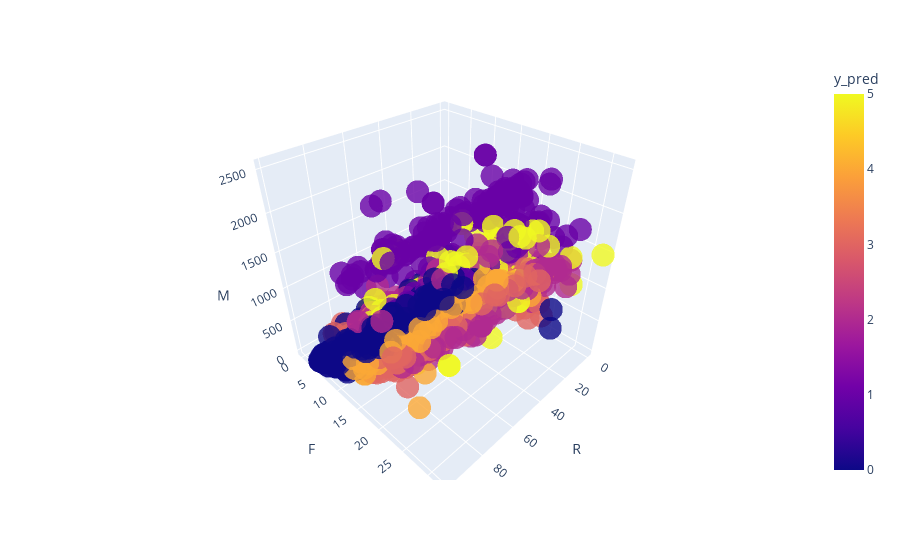

This figure's notebook cell:
### Code cell
fig = px.scatter_3d(X, x='R',y='F',z='M',color='y_pred', opacity=0.8)
fig.show()

### Figure 1 — Plotly figure (JSON) as saved in the notebook; plotly's stock layout.template omitted (floating-point values rounded to 4 significant figures; data arrays with more than 128 entries replaced by an {"elided": "..."} marker saying what was removed)
{"data": [{"hovertemplate": "R=%{x}<br>F=%{y}<br>M=%{z}<br>y_pred=%{marker.color}<extra></extra>", "legendgroup": "", "marker": {"color": {"elided": "2240 int values"}, "coloraxis": "coloraxis", "opacity": 0.8, "symbol": "circle"}, "mode": "markers", "name": "", "scene": "scene", "showlegend": false, "type": "scatter3d", "x": {"elided": "2240 int values"}, "y": {"elided": "2240 int values"}, "z": {"elided": "2240 int values"}}], "layout": {"coloraxis": {"colorbar": {"title": {"text": "y_pred"}}, "colorscale": [[0, "#0d0887"], [0.1111, "#46039f"], [0.2222, "#7201a8"], [0.3333, "#9c179e"], [0.4444, "#bd3786"], [0.5556, "#d8576b"], [0.6667, "#ed7953"], [0.7778, "#fb9f3a"], [0.8889, "#fdca26"], [1, "#f0f921"]]}, "legend": {"tracegroupgap": 0}, "margin": {"t": 60}, "scene": {"domain": {"x": [0, 1], "y": [0, 1]}, "xaxis": {"title": {"text": "R"}}, "yaxis": {"title": {"text": "F"}}, "zaxis": {"title": {"text": "M"}}}}}
